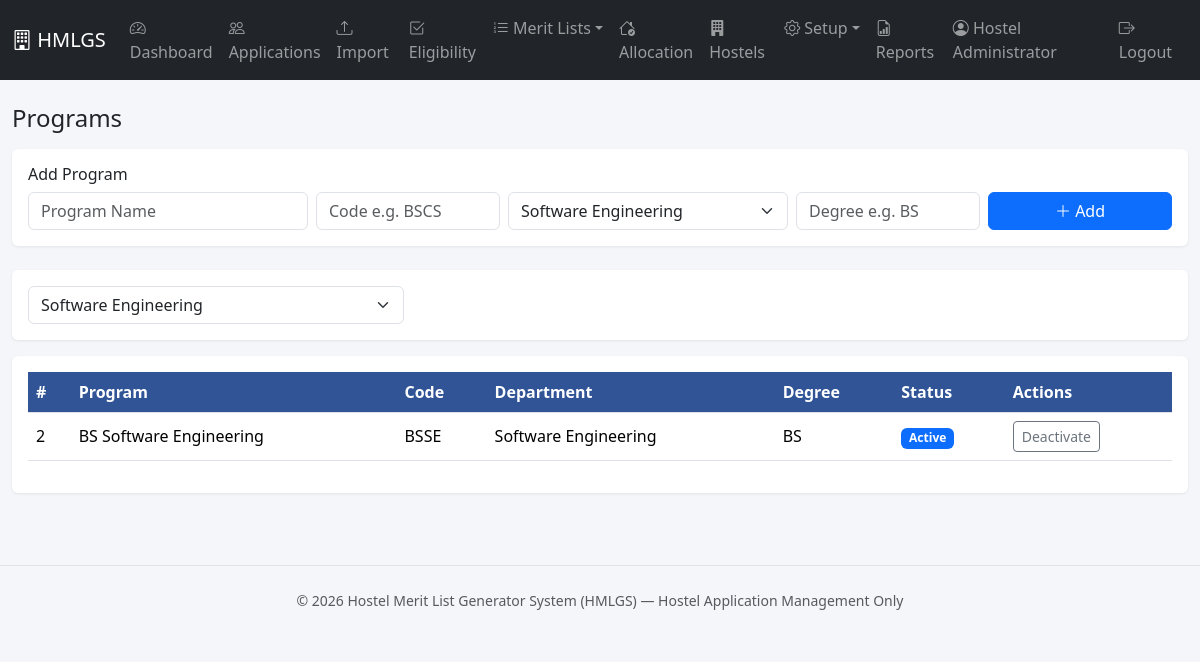
Before: /programs/index.php?department_id=2 (signed in) with the older database file.
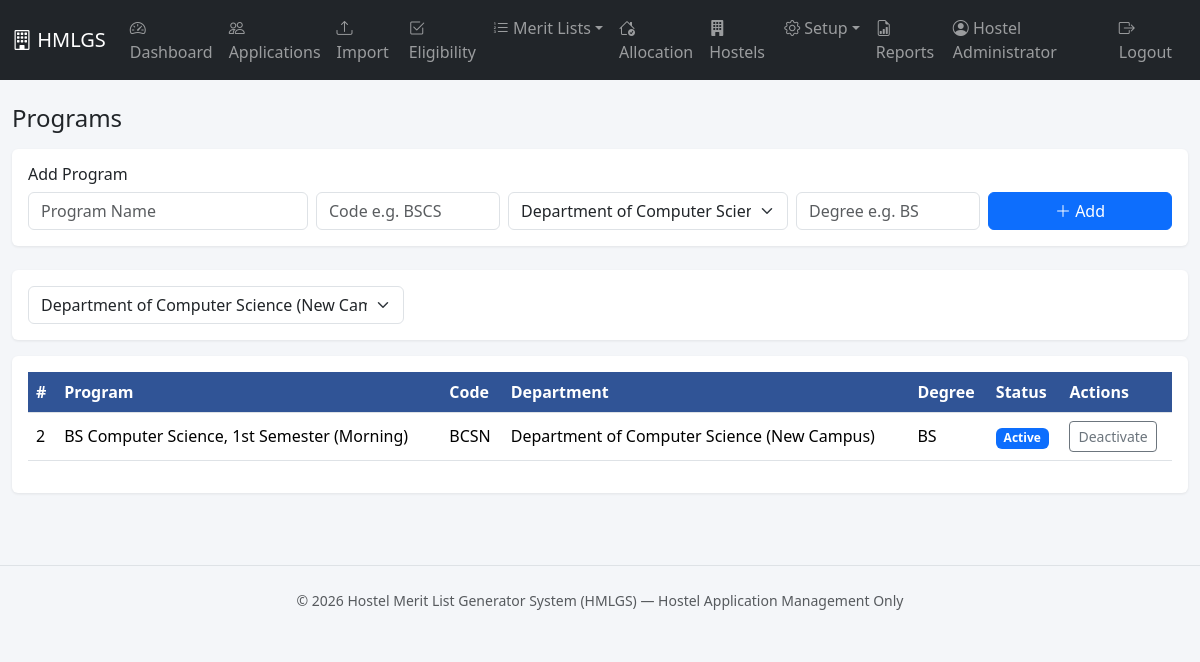
After: the same page with the newer database file.
### tables this page shows
CREATE TABLE programs (
    id INT AUTO_INCREMENT PRIMARY KEY,
    program_name VARCHAR(150) NOT NULL,
    program_code VARCHAR(20) NOT NULL UNIQUE,
    department_id INT NOT NULL,
    degree VARCHAR(50) DEFAULT NULL,
    status ENUM('Active','Inactive') NOT NULL DEFAULT 'Active',
    created_at DATETIME NOT NULL DEFAULT CURRENT_TIMESTAMP,
    updated_at DATETIME NOT NULL DEFAULT CURRENT_TIMESTAMP ON UPDATE CURRENT_TIMESTAMP,
    CONSTRAINT fk_programs_department FOREIGN KEY (department_id) REFERENCES departments(id)
);

CREATE TABLE departments (
    id INT AUTO_INCREMENT PRIMARY KEY,
    department_name VARCHAR(150) NOT NULL,
    department_code VARCHAR(20) NOT NULL UNIQUE,
    status ENUM('Active','Inactive') NOT NULL DEFAULT 'Active',
    created_at DATETIME NOT NULL DEFAULT CURRENT_TIMESTAMP,
    updated_at DATETIME NOT NULL DEFAULT CURRENT_TIMESTAMP ON UPDATE CURRENT_TIMESTAMP
);

### includes/functions.php (called while the page is built, shortened)
<?php
function e($value) {
    return htmlspecialchars($value ?? '', ENT_QUOTES, 'UTF-8');
}
function get_all_departments(PDO $pdo, $activeOnly = true) {
    $sql = "SELECT * FROM departments" . ($activeOnly ? " WHERE status = 'Active'" : "") . " ORDER BY department_name";
    return $pdo->query($sql)->fetchAll();
}

### programs/index.php (the view, shortened to what this page needs)
<?php
require_once __DIR__ . '/../config/config.php';
$filterDept = isset($_GET['department_id']) ? (int)$_GET['department_id'] : null;
$departments = get_all_departments($pdo, false);
$sql = "SELECT p.*, d.department_name FROM programs p JOIN departments d ON d.id = p.department_id";
$params = [];
if ($filterDept) {
    $sql .= " WHERE p.department_id = ?";
    $params[] = $filterDept;
}
$sql .= " ORDER BY d.department_name, p.program_name";
$stmt = $pdo->prepare($sql);
$stmt->execute($params);
$rows = $stmt->fetchAll();
require __DIR__ . '/../includes/header.php';
require __DIR__ . '/../includes/navbar.php';
?>
<div class="container-fluid py-4">
  <h4 class="mb-3">Programs</h4>
  <div class="card p-3 mb-4">
    <h6>Add Program</h6>
    <form method="post" class="row g-2">
      <div class="col-md-3"><input type="text" name="program_name" class="form-control" placeholder="Program Name" required></div>
      <div class="col-md-2"><input type="text" name="program_code" class="form-control" placeholder="Code e.g. BSCS" required></div>
      <div class="col-md-3">
        <select name="department_id" class="form-select" required>
          <?php foreach ($departments as $d): ?>
            <option value="<?= $d['id'] ?>" <?= $filterDept == $d['id'] ? 'selected' : '' ?>><?= e($d['department_name']) ?></option>
          <?php endforeach; ?>
        </select>
      </div>
      <div class="col-md-2"><input type="text" name="degree" class="form-control" placeholder="Degree e.g. BS"></div>
      <div class="col-md-2"><button class="btn btn-primary w-100"><i class="bi bi-plus-lg"></i> Add</button></div>
    </form>
  </div>
  <div class="card p-3 mb-3">
    <form method="get" class="row g-2">
      <div class="col-md-4">
        <select name="department_id" class="form-select" onchange="this.form.submit()">
          <?php foreach ($departments as $d): ?>
            <option value="<?= $d['id'] ?>" <?= $filterDept == $d['id'] ? 'selected' : '' ?>><?= e($d['department_name']) ?></option>
          <?php endforeach; ?>
        </select>
      </div>
    </form>
  </div>
  <div class="card p-3">
    <table class="table table-hover align-middle">
      <thead><tr><th>#</th><th>Program</th><th>Code</th><th>Department</th><th>Degree</th><th>Status</th><th>Actions</th></tr></thead>
      <tbody>
      <?php foreach ($rows as $p): ?>
        <tr>
          <td><?= $p['id'] ?></td>
          <td><?= e($p['program_name']) ?></td>
          <td><?= e($p['program_code']) ?></td>
          <td><?= e($p['department_name']) ?></td>
          <td><?= e($p['degree']) ?></td>
          <td><span class="badge <?= $p['status']==='Active' ? 'bg-primary' : 'bg-secondary' ?>"><?= e($p['status']) ?></span></td>
          <td>
            <form method="post" class="d-inline">
              <button class="btn btn-sm btn-outline-secondary"><?= $p['status']==='Active' ? 'Deactivate' : 'Activate' ?></button>
            </form>
          </td>
        </tr>
      <?php endforeach; ?>
      </tbody>
    </table>
  </div>
</div>
<?php require __DIR__ . '/../includes/footer.php'; ?>

Changed rows visible on the page:
changed programs "BS": program_name "BS Software Engineering" → "BS Computer Science, 1st Semester (Morning)"; program_code "BSSE" → "BCSN"; department.department_name "Software Engineering" → "Department of Computer Science (New Campus)"
Other visible differences:
form field department_id: "Software Engineering" → "Department of Computer Science (New Campus)"
